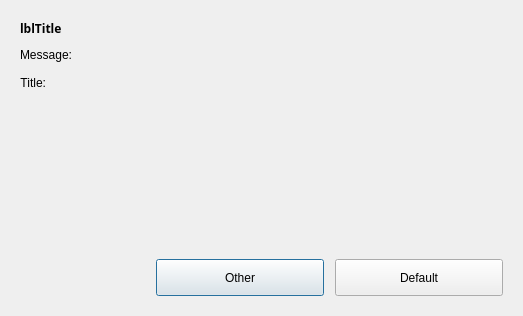
<?xml version="1.0" encoding="UTF-8"?>
<ui version="4.0">
 <class>Dialog</class>
 <widget class="QDialog" name="Dialog">
  <property name="geometry">
   <rect>
    <x>0</x>
    <y>0</y>
    <width>523</width>
    <height>316</height>
   </rect>
  </property>
  <property name="windowTitle">
   <string>Dialog</string>
  </property>
  <property name="autoFillBackground">
   <bool>false</bool>
  </property>
  <layout class="QVBoxLayout" name="verticalLayout_2">
   <item>
    <widget class="QFrame" name="frContainer">
     <property name="frameShape">
      <enum>QFrame::NoFrame</enum>
     </property>
     <property name="frameShadow">
      <enum>QFrame::Raised</enum>
     </property>
     <layout class="QVBoxLayout" name="verticalLayout">
      <item>
       <layout class="QHBoxLayout" name="DialogTitle">
        <property name="bottomMargin">
         <number>5</number>
        </property>
        <item>
         <widget class="QLabel" name="lblTitle">
          <property name="sizePolicy">
           <sizepolicy hsizetype="Preferred" vsizetype="Preferred">
            <horstretch>0</horstretch>
            <verstretch>0</verstretch>
           </sizepolicy>
          </property>
          <property name="maximumSize">
           <size>
            <width>16777215</width>
            <height>45</height>
           </size>
          </property>
          <property name="font">
           <font>
            <family>Century Gothic</family>
            <weight>75</weight>
            <bold>true</bold>
           </font>
          </property>
          <property name="text">
           <string>lblTitle</string>
          </property>
         </widget>
        </item>
       </layout>
      </item>
      <item>
       <widget class="QLabel" name="lblMessage">
        <property name="text">
         <string>Message:</string>
        </property>
       </widget>
      </item>
      <item>
       <layout class="QHBoxLayout" name="horizontalLayout_2">
        <item>
         <layout class="QHBoxLayout" name="horizontalLayout">
          <item>
           <widget class="QLabel" name="lblTitle1">
            <property name="text">
             <string>Title:</string>
            </property>
            <property name="alignment">
             <set>Qt::AlignRight|Qt::AlignTrailing|Qt::AlignVCenter</set>
            </property>
           </widget>
          </item>
          <item>
           <widget class="QFrame" name="txtValue1">
            <property name="sizePolicy">
             <sizepolicy hsizetype="Preferred" vsizetype="Fixed">
              <horstretch>1</horstretch>
              <verstretch>0</verstretch>
             </sizepolicy>
            </property>
            <property name="minimumSize">
             <size>
              <width>0</width>
              <height>30</height>
             </size>
            </property>
            <property name="maximumSize">
             <size>
              <width>16777213</width>
              <height>30</height>
             </size>
            </property>
            <property name="frameShape">
             <enum>QFrame::NoFrame</enum>
            </property>
            <property name="frameShadow">
             <enum>QFrame::Raised</enum>
            </property>
           </widget>
          </item>
         </layout>
        </item>
        <item>
         <spacer name="ContentRightSpacer">
          <property name="orientation">
           <enum>Qt::Horizontal</enum>
          </property>
          <property name="sizeType">
           <enum>QSizePolicy::Fixed</enum>
          </property>
          <property name="sizeHint" stdset="0">
           <size>
            <width>40</width>
            <height>20</height>
           </size>
          </property>
         </spacer>
        </item>
       </layout>
      </item>
      <item>
       <spacer name="ContentBottomSpacer">
        <property name="orientation">
         <enum>Qt::Vertical</enum>
        </property>
        <property name="sizeHint" stdset="0">
         <size>
          <width>20</width>
          <height>43</height>
         </size>
        </property>
       </spacer>
      </item>
      <item>
       <layout class="QHBoxLayout" name="DialogButtons">
        <property name="topMargin">
         <number>5</number>
        </property>
        <item>
         <spacer name="ButtonAlignSpacer">
          <property name="orientation">
           <enum>Qt::Horizontal</enum>
          </property>
          <property name="sizeHint" stdset="0">
           <size>
            <width>40</width>
            <height>20</height>
           </size>
          </property>
         </spacer>
        </item>
        <item>
         <widget class="QPushButton" name="btnCancel">
          <property name="enabled">
           <bool>true</bool>
          </property>
          <property name="minimumSize">
           <size>
            <width>168</width>
            <height>37</height>
           </size>
          </property>
          <property name="maximumSize">
           <size>
            <width>168</width>
            <height>37</height>
           </size>
          </property>
          <property name="text">
           <string>Other</string>
          </property>
          <property name="default">
           <bool>false</bool>
          </property>
         </widget>
        </item>
        <item>
         <spacer name="ButtonsSpacer">
          <property name="orientation">
           <enum>Qt::Horizontal</enum>
          </property>
          <property name="sizeType">
           <enum>QSizePolicy::Fixed</enum>
          </property>
          <property name="sizeHint" stdset="0">
           <size>
            <width>5</width>
            <height>20</height>
           </size>
          </property>
         </spacer>
        </item>
        <item>
         <widget class="QPushButton" name="btnOK">
          <property name="enabled">
           <bool>true</bool>
          </property>
          <property name="minimumSize">
           <size>
            <width>168</width>
            <height>37</height>
           </size>
          </property>
          <property name="maximumSize">
           <size>
            <width>168</width>
            <height>37</height>
           </size>
          </property>
          <property name="text">
           <string>Default</string>
          </property>
          <property name="default">
           <bool>false</bool>
          </property>
         </widget>
        </item>
       </layout>
      </item>
     </layout>
    </widget>
   </item>
  </layout>
 </widget>
 <resources/>
 <connections/>
</ui>
